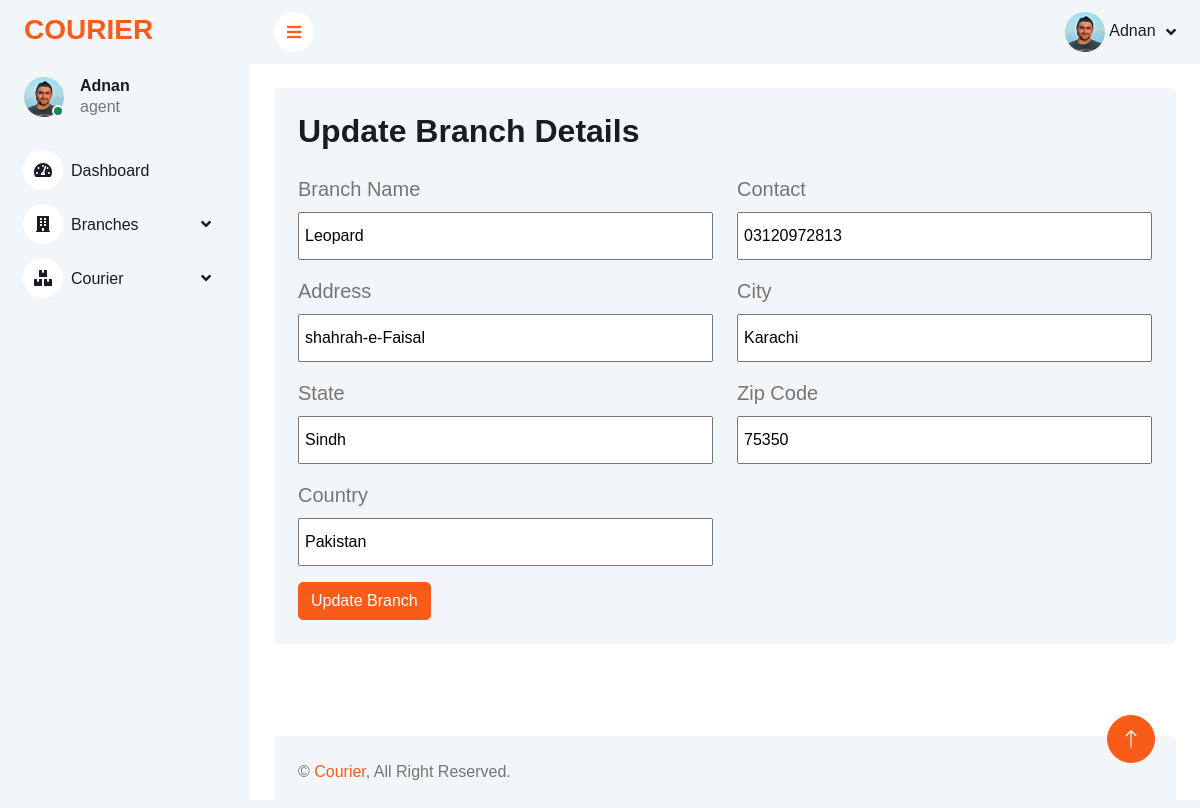
The page /backend/update-branch.php?branchId=1 (signed in) on the database its author committed.
### tables this page shows
CREATE TABLE `user` (
  `user_id` int(11) NOT NULL,
  `name` varchar(255) NOT NULL,
  `email` varchar(255) NOT NULL,
  `password` varchar(255) NOT NULL,
  `profile_picture` varchar(255) NOT NULL,
  `role_id` int(11) NOT NULL
);

CREATE TABLE `role` (
  `role_id` int(11) NOT NULL,
  `role_type` varchar(255) NOT NULL
);

CREATE TABLE `branch` (
  `branch_id` int(11) NOT NULL,
  `branch_name` varchar(255) NOT NULL,
  `branch_contact` varchar(255) NOT NULL,
  `branch_address` varchar(255) NOT NULL,
  `branch_city` varchar(255) NOT NULL,
  `branch_state` varchar(255) NOT NULL,
  `branch_zipcode` varchar(255) NOT NULL,
  `branch_country` varchar(255) NOT NULL
);

### backend/update-branch.php (the view, shortened to what this page needs)
<?php
include('db.php');
?>
<?php
include 'links.php';
?>
</head>
<?php
include 'header.php';
?>
            <div class="container-fluid pt-4 px-4 h-75 mb-5">
                <div class="row g-4">
                    <div class="col-12">
                        <div class="bg-light rounded h-100 p-4">
                            <h2 class="mb-4">Update Branch Details</h2>
                            <?php
                            $branchId = $_GET['branchId'];
                            $sql = "SELECT * FROM branch WHERE branch_id = '$branchId'";
                            $result = mysqli_query($conn, $sql);
                            if (mysqli_num_rows($result)) {
                                while ($row = mysqli_fetch_assoc($result)) {
                            ?>
                            <form action="<?php $_SERVER['PHP_SELF'] ?>" method="POST">
                                <div class="row">
                                    <div class="col-sm-12 col-md-6  mb-3">
                                        <label for="exampleInputPassword1" class="form-label">Branch Name</label>
                                        <input type="text" name="branch_name" value="<?php echo $row['branch_name'] ?>" required>
                                    </div>
                                    <div class="col-sm-12 col-md-6 mb-3">
                                        <label for="exampleInputPassword1" class="form-label">Contact</label>
                                        <input type="text" name="branch_contact" value="<?php echo $row['branch_contact'] ?>"  required>
                                    </div>
                                    <div class="col-sm-12 col-md-6 mb-3">
                                        <label for="exampleInputPassword1" class="form-label">Address</label>
                                        <input type="text" name="branch_address" value="<?php echo $row['branch_address'] ?>" required>
                                    </div>
                                    <div class="col-sm-12 col-md-6 mb-3">
                                        <label for="exampleInputPassword1" class="form-label">City</label>
                                        <input type="text" name="branch_city" value="<?php echo $row['branch_city'] ?>" required>
                                    </div>
                                    <div class="col-sm-12 col-md-6 mb-3">
                                        <label for="exampleInputPassword1" class="form-label">State</label>
                                        <input type="text" name="branch_state" value="<?php echo $row['branch_state'] ?>" required>
                                    </div>
                                    <div class="col-sm-12 col-md-6 mb-3">
                                        <label for="exampleInputPassword1" class="form-label">Zip Code</label>
                                        <input type="text" name="branch_zipcode" value="<?php echo $row['branch_zipcode'] ?>" required>
                                    </div>
                                    <div class="col-sm-12 col-md-6 mb-3">
                                        <label for="exampleInputPassword1" class="form-label">Country</label>
                                        <input type="text" name="branch_country" value="<?php echo $row['branch_country'] ?>" required>
                                    </div>
                                </div>
                                <button type="submit" class="btn btn-primary">Update Branch</button>
                            </form>
                            <?php
                                }
                            }
                            ?>
                        </div>
                    </div>
                </div>
            </div>
            <?php
include 'footer.php';
?>

### backend/header.php (shortened to what this page needs)
<body>
    <div class="container-xxl position-relative bg-white d-flex p-0">
        <div class="sidebar pe-4 pb-3">
            <nav class="navbar bg-light navbar-light">
                <a href="index.php" class="navbar-brand mx-4 mb-3">
                    <h3 class="text-primary">COURIER</h3>
                </a>
                <div class="d-flex align-items-center ms-4 mb-4">
                <div class="position-relative">
                        <img class="rounded-circle" src="uploads-images/<?php echo $row5['profile_picture']?>" alt="" style="width: 40px; height: 40px;">
                        <div class="bg-success rounded-circle border border-2 border-white position-absolute end-0 bottom-0 p-1"></div>
                    </div>
                    <div class="ms-3">
                        <h6 class="mb-0"><?php echo $_SESSION['name']?></h6>
                        <span class="role-heading"><?php echo $row5['role_type']?></span>
                    </div>
                </div>
                <div class="navbar-nav w-100">
                    <a href="index.php" class="nav-item nav-link"><i class="fa fa-tachometer-alt me-2"></i>Dashboard</a>
                    <div class="nav-item dropdown">
                        <a href="#" class="nav-link dropdown-toggle" data-bs-toggle="dropdown"><i class="fa fa-building me-2"></i>Branches</a>
                    </div>
                    <div class="nav-item dropdown">
                        <a href="#" class="nav-link dropdown-toggle" data-bs-toggle="dropdown"><i class="fa fa-boxes me-2"></i>Courier</a>
                    </div>
                </div>
            </nav>
        </div>
        <div class="content">
            <nav class="navbar navbar-expand bg-light navbar-light sticky-top px-4 py-0">
                <a href="#" class="sidebar-toggler flex-shrink-0">
                    <i class="fa fa-bars"></i>
                </a>
                <div class="navbar-nav align-items-center ms-auto">
                    <div class="nav-item dropdown">
                        <a href="#" class="nav-link dropdown-toggle" data-bs-toggle="dropdown">
                        <img class="rounded-circle" src="uploads-images/<?php echo $row5['profile_picture']?>" alt="" style="width: 40px; height: 40px;">
                            <span class="d-none d-lg-inline-flex"><?php echo $_SESSION['name']?></span>
                        </a>
                    </div>
                </div>
            </nav>

### backend/css/style.css (style rules this page uses)
:root { --primary: #F95C19; --light: #F3F6F9; --dark: #191C24; }
.text-primary { color: var(--primary) !important; }
.btn { transition: .5s; }
.btn.btn-primary { color: #FFFFFF; }
.sidebar { position: fixed; top: 0; left: 0; bottom: 0; width: 250px; height: 100vh; overflow-y: auto; background: var(--light); transition: 0.5s; z-index: 999; }
.content { margin-left: 250px; min-height: 100vh; background: #FFFFFF; transition: 0.5s; }
@media (min-width: 992px) { .sidebar { margin-left: 0; } }
@media (min-width: 992px) { .content { width: calc(100% - 250px); } }
.sidebar .navbar .navbar-nav .nav-link { padding: 7px 20px; color: var(--dark); font-weight: 500; border-left: 3px solid var(--light); border-radius: 0 30px 30px 0; outline: none; }
.sidebar .navbar .navbar-nav .nav-link i { width: 40px; height: 40px; display: inline-flex; align-items: center; justify-content: center; background: #FFFFFF; border-radius: 40px; }
.sidebar .navbar .dropdown-toggle::after { position: absolute; top: 15px; right: 15px; border: none; content: "\f107"; font-family: "Font Awesome 5 Free"; font-weight: 900; transition: .5s; }
.content .navbar .navbar-nav .nav-link { margin-left: 25px; padding: 12px 0; color: var(--dark); outline: none; }
.content .navbar .sidebar-toggler, .content .navbar .navbar-nav .nav-link i { width: 40px; height: 40px; display: inline-flex; align-items: center; justify-content: center; background: #FFFFFF; border-radius: 40px; }
.content .navbar .dropdown-toggle::after { margin-left: 6px; vertical-align: middle; border: none; content: "\f107"; font-family: "Font Awesome 5 Free"; font-weight: 900; transition: .5s; }

### backend/update-branch.php (style rules this page uses)
.form-label { display: block !important; font-size: 20px; }
input, textarea { width: 100% !important; }
input { padding: 10px 5px !important; }

### rows shown on the page
user: profile_picture (picture), role.role_type "agent"
branch: branch_name "Leopard", branch_contact "03120972813", branch_address "shahrah-e-Faisal", branch_city "Karachi", branch_state "Sindh", branch_zipcode "75350", branch_country "Pakistan"

### other values the page prints
$_SESSION['name'] "Adnan"
